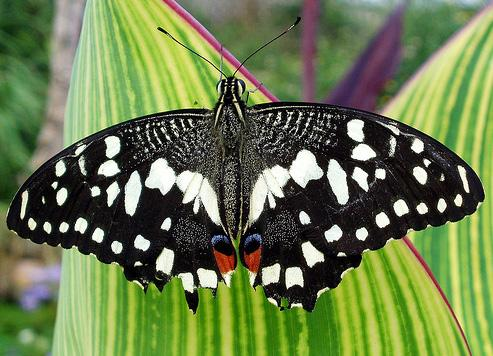
#> input picture py/cv-python/picture/butterfly.jpg, 493 x 356 px, given in place of book_l.jpg, which was not available
$ python main.py   (older library calls are emulated)
#> lines starting #> are read from the running program, lines starting #| are printed output that depends on the picture; pictures that were not available may be replaced by others from this repository, and a replacement may not be noted
### py/cv-python/image_splicing.py
import cv2
import numpy as np
from perspective_projection import cv_show


def image_splicing():
    book_l = cv2.imread('picture/book_l.jpg', cv2.IMREAD_COLOR)
#> book_l is the input picture: shape (356, 493, 3); mean B, G, R 77.2, 123.6, 107
    book_r = cv2.imread('picture/book_r.jpg', cv2.IMREAD_COLOR)
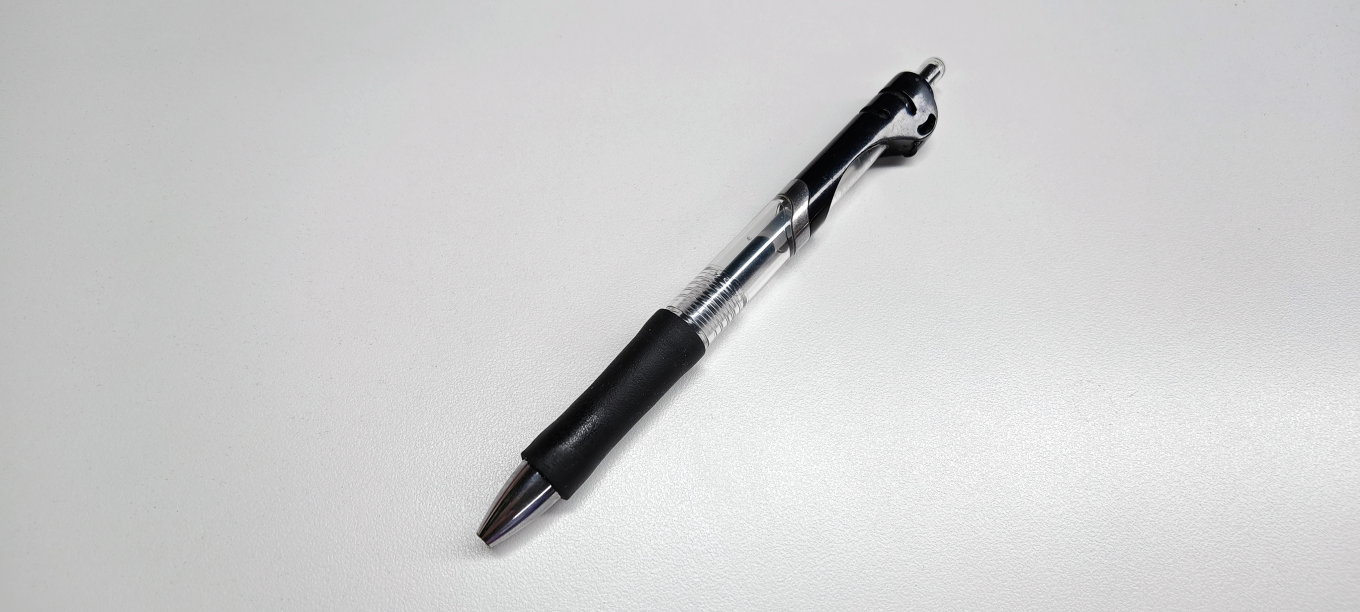
#> input picture py/cv-python/picture/pen_rot.jpg, 4080 x 1836 px, given in place of book_r.jpg, which was not available (shown at 1/3 size)
#> book_r is the input picture: shape (1836, 4080, 3); mean B, G, R 206.3, 206, 205.9
    book_l = cv2.resize(book_l, (int(book_l.shape[1] / 4), int(book_l.shape[0] / 4)))
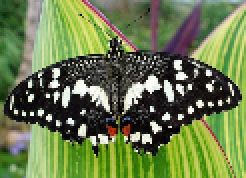
#> book_l: shape (89, 123, 3) (shown 2 times larger); mean B, G, R 77.1, 123.4, 106.9
    book_r = cv2.resize(book_r, (int(book_r.shape[1] / 4), int(book_r.shape[0] / 4)))
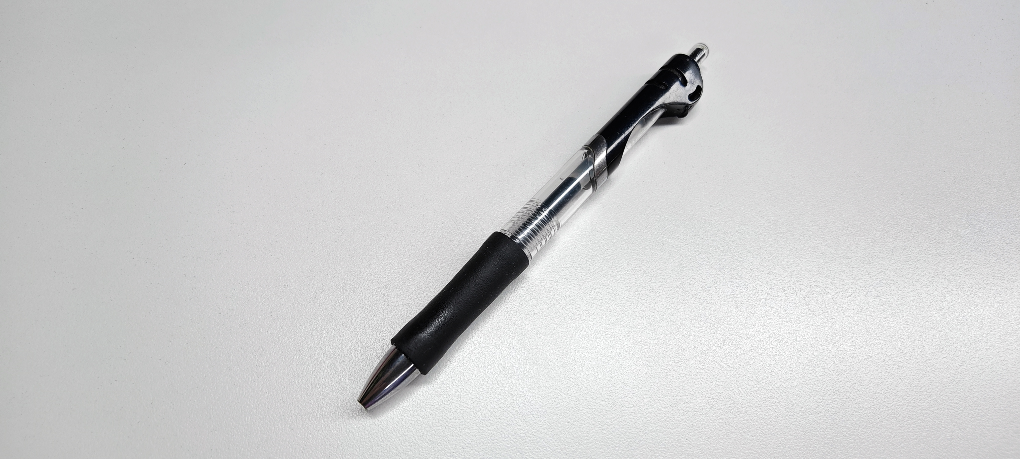
#> book_r: shape (459, 1020, 3); mean B, G, R 206.4, 206.1, 206
    sift_detector = cv2.SIFT.create()
    sift_detector.setContrastThreshold(0.06)
    kp_l, des_l = sift_detector.detectAndCompute(book_l, None)
#> kp_l = 193 keypoints; strongest (x, y, size): (95, 55, 2.2), (24, 59, 2.1), (90, 58, 2), (20, 56, 2.1)
    kp_r, des_r = sift_detector.detectAndCompute(book_r, None)
#> kp_r = 139 keypoints; strongest (x, y, size): (696, 95, 7.8), (495, 266, 42.4), (699, 90, 5.5), (421, 345, 43.2)
    if des_r is not None and des_l is not None:
        des_l = des_l.astype(np.float32)
        des_r = des_r.astype(np.float32)
    else:
        print('splicing fail des is null')
        return
    flann_matcher = cv2.BFMatcher()
    match_ret = flann_matcher.knnMatch(des_l, des_r, k=2)
#> match_ret = 193 matches
    good_ret = []
    for match_1, match_2 in match_ret:
        if match_1.distance < 0.7 * match_2.distance:
            good_ret.append(match_1)
#> after the loop, good_ret = []
    if len(good_ret) < 4:
        print('no enough good match ret')
        return
    match_image = cv2.drawMatches(book_l, kp_l, book_r, kp_r, good_ret, None)
    cv_show('match_image', match_image)

    if len(good_ret) > 4:
        src_pts = np.float32([kp_l[m.queryIdx].pt for m in good_ret])
        dst_pts = np.float32([kp_r[m.trainIdx].pt for m in good_ret])
        # 计算单应性矩阵
        H, mask = cv2.findHomography(dst_pts, src_pts, cv2.RANSAC, 5.0)
        # 透视变换右图像
        h, w, _ = book_l.shape
        book_r_warped = cv2.warpPerspective(book_r, H, (w * 2, h * 2))

        # 在左图中填入右图
        book_r_warped[0:h, 0:w] = book_l

        # 显示拼接后的图像
        cv_show('Stitched Image', book_r_warped)
    else:
        print('Not enough matches are found - {}/{}'.format(len(good_ret), 4))
        return

### py/cv-python/main.py
# This is a sample Python script.

# Press Shift+F10 to execute it or replace it with your code.
# Press Double Shift to search everywhere for classes, files, tool windows, actions, and settings.
import cv2
import numpy as np
import matplotlib.pyplot as plt
from perspective_projection import cv_show, learn_perspective
from hough import learn_hough_line, learn_hough_linep
from corner import learn_harris, learn_sift, learn_fast, learn_orb
from image_splicing import image_splicing


# sobel算子 水平垂直边缘检测
# [65 lines left out: functions learn_sobel, learn_canny, learn_pyr, learn_contour, not called in this run]


def get_roi(img, x, y, w, h):
    roi = img[y:y + h, x:x + w]
    return roi.copy()


# [140 lines left out: functions learn_match_template, learn_hist, learn_equalize_hist, learn_clahe, learn_filter, learn_dft and 3 more, not called in this run]


# cv doc
# https://www.opencv.org.cn/opencvdoc/2.3.2/html/genindex.html
if __name__ == '__main__':
    print(f'opencv version {cv2.__version__}')
    # [18 lines of commented-out code are left out]
    image_splicing()
    # learn_in_range()
    # learn_filter_region()

# See PyCharm help at https://www.jetbrains.com/help/pycharm/
